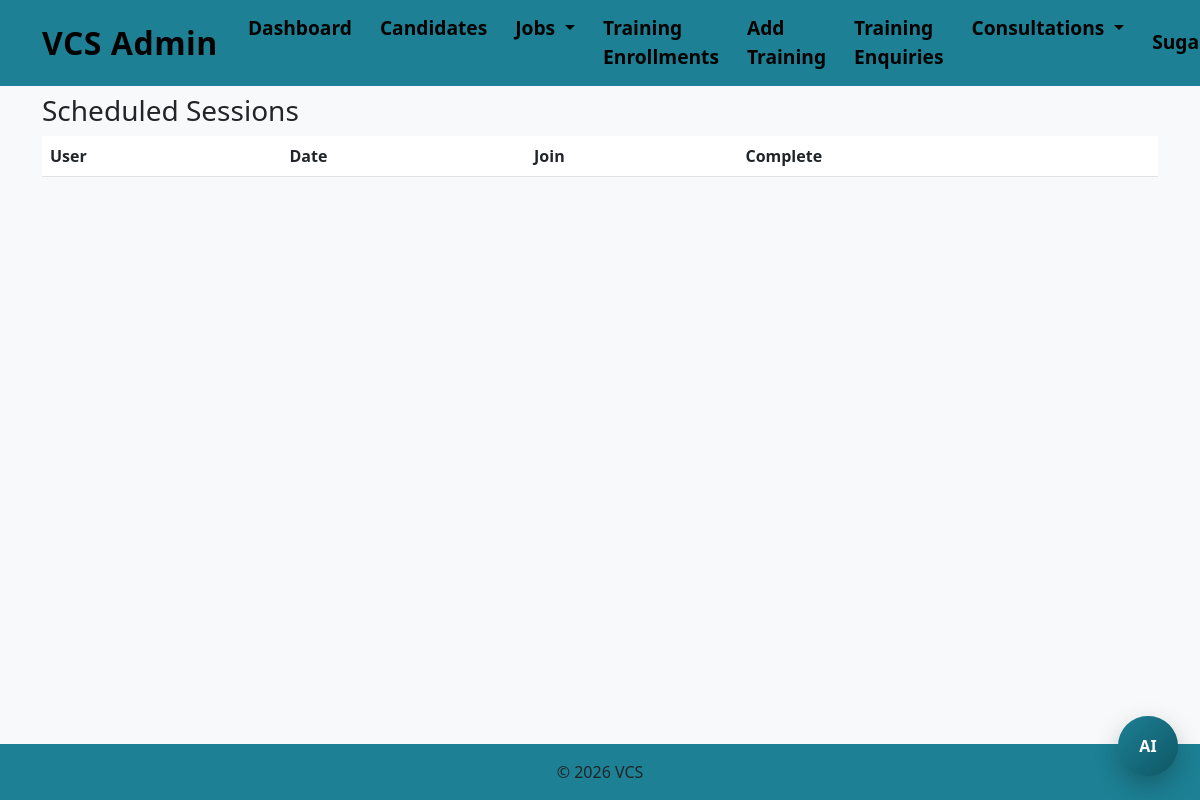
The page /consultation/admin/scheduled/ (signed in) on the database as committed earlier.
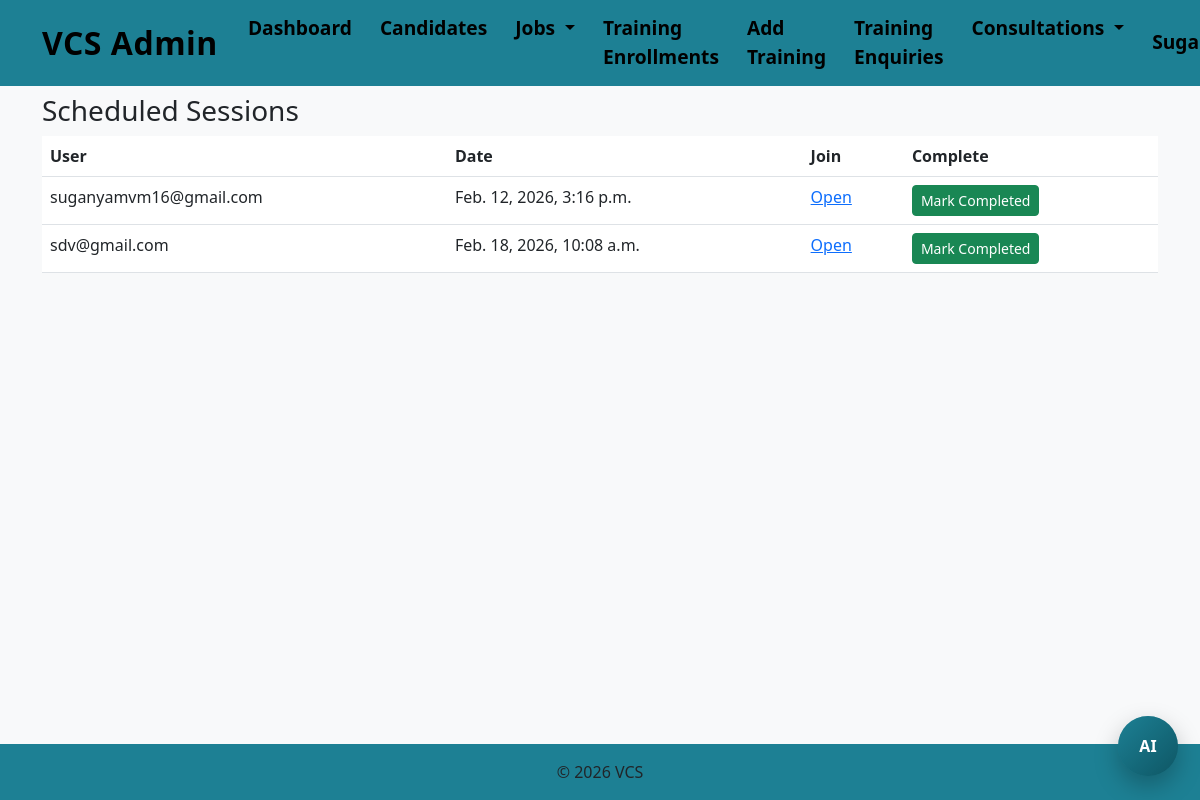
The same page on the database as committed later.
### consultation/models.py (models this page shows, shortened)
class ConsultantSession(models.Model):
    REQUESTED = "REQUESTED"
    SCHEDULED = "SCHEDULED"
    COMPLETED = "COMPLETED"
    CANCELLED = "CANCELLED"
    STATUS_CHOICES = [
        (REQUESTED, "Requested"),
        (SCHEDULED, "Scheduled"),
        (COMPLETED, "Completed"),
        (CANCELLED, "Cancelled"),
    ]
    user = models.ForeignKey(User, on_delete=models.CASCADE, related_name="sessions")
    topic = models.CharField(max_length=200)
    message = models.TextField(blank=True)
    meeting_link = models.URLField(blank=True)
    scheduled_at = models.DateTimeField(null=True, blank=True)
    status = models.CharField(max_length=20, choices=STATUS_CHOICES, default=REQUESTED)
    created_at = models.DateTimeField(auto_now_add=True)

### accounts/models.py (models this page shows, shortened)
class User(AbstractUser):
    username = None
    email = models.EmailField(unique=True)
    full_name = models.CharField(max_length=100, blank=True)
    FREE = "FREE"
    PRO = "PRO"
    PRO_PLUS = "PRO_PLUS"
    PLAN_CHOICES = [
        (FREE, "Free"),
        (PRO, "Pro"),
        (PRO_PLUS, "Pro Plus"),
    ]
    plan = models.CharField(
        max_length=20,
        choices=PLAN_CHOICES,
        default=FREE
    )
    ACTIVE = "ACTIVE"
    EXPIRED = "EXPIRED"
    CANCELLED = "CANCELLED"
    TRIAL = "TRIAL"
    PLAN_STATUS = [
        (ACTIVE, "Active"),
        (EXPIRED, "Expired"),
        (CANCELLED, "Cancelled"),
        (TRIAL, "Trial"),
    ]
    plan_status = models.CharField(
        max_length=20,
        choices=PLAN_STATUS,
        default=TRIAL
    )
    plan_start = models.DateTimeField(null=True, blank=True)
    plan_end = models.DateTimeField(null=True, blank=True)
    ai_requests_used = models.IntegerField(default=0)
    job_applications_used = models.IntegerField(default=0)
    mentor_sessions_used = models.IntegerField(default=0)
    usage_reset_date = models.DateTimeField(default=timezone.now)
    USERNAME_FIELD = "email"
    REQUIRED_FIELDS = []
    objects = UserManager()

### accounts/decorators.py (the view)
    def wrapper(request, *args, **kwargs):
        if not request.user.is_authenticated:
            return redirect("login")
        if not request.user.is_staff:
            messages.error(request, "Access denied.")
            return redirect("dashboard")
        return view_func(request, *args, **kwargs)

### consultation/views_admin.py (called while the page is built)
@staff_required
def admin_session_scheduled(request):
    sessions = ConsultantSession.objects.filter(status="SCHEDULED").order_by("scheduled_at")
    return render(request, "consultation/admin/scheduled.html", {"sessions": sessions})

### consultation/templates/consultation/admin/scheduled.html
{% extends "accounts/base.html" %}
{% block content %}
<h3>Scheduled Sessions</h3>
<table class="table">
<tr>
  <th>User</th>
  <th>Date</th>
  <th>Join</th>
  <th>Complete</th>
</tr>
{% for s in sessions %}
<tr>
  <td>{{ s.user.email }}</td>
  <td>{{ s.scheduled_at }}</td>
  <td><a href="{{ s.meeting_link }}" target="_blank">Open</a></td>
  <td>
    <a href="{% url 'mark_completed' s.id %}" class="btn btn-success btn-sm">
      Mark Completed
    </a>
  </td>
</tr>
{% endfor %}
</table>
{% endblock %}

Rows that differ between the two databases and show on the page:
added ConsultantSession: user.email "suganyamvm16@gmail.com", scheduled_at "Feb. 12, 2026, 3:16 p.m."
added ConsultantSession: user.email "sdv@gmail.com", scheduled_at "Feb. 18, 2026, 10:08 a.m."
